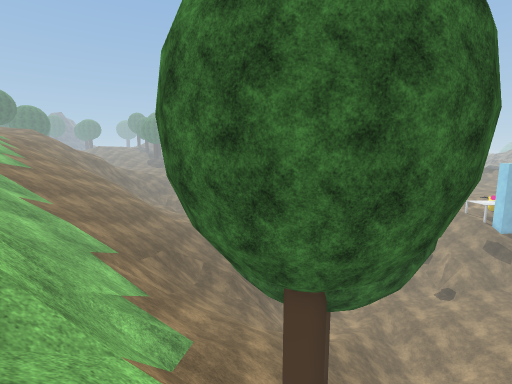
View 1 (above)

24 first-person views from a walk through a Unity game level. The camera is 1.4 m above the floor, tilts 8° down and sees 85° across. The floor is counted in squares, 1 m on a side. Each view is taken from the middle of a square. On the plan, view 1 faces up. The plan holds only what a view shows up to about 14 squares ahead; the rest is blank. The place goes on beyond the plan. Some trees and plants on the terrain are drawn as simple stand-ins. The player is left out. Surface patterns are stand-ins for the level's own textures.

View 2
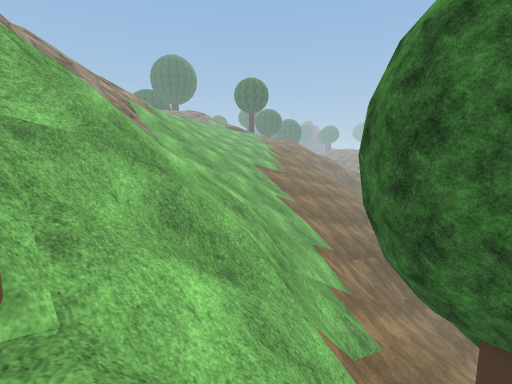

View 3
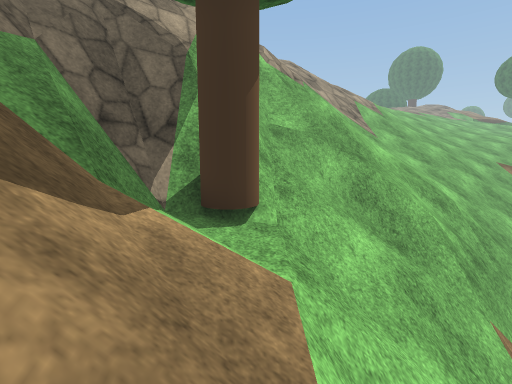

View 4
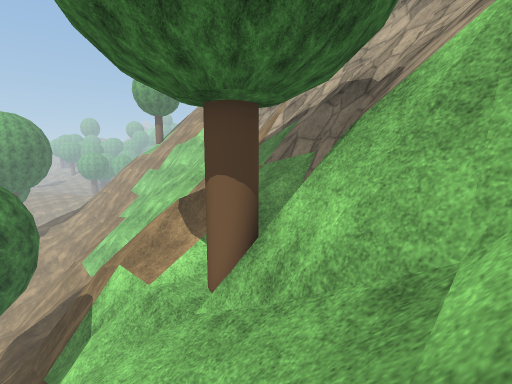

View 5
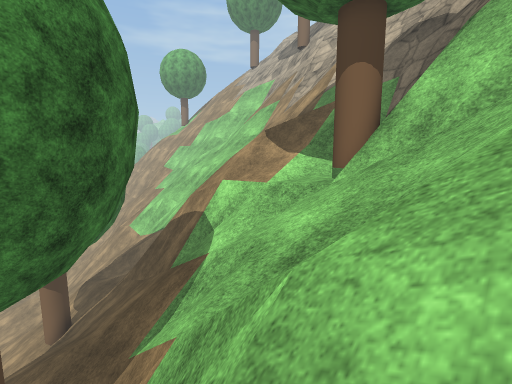

View 6
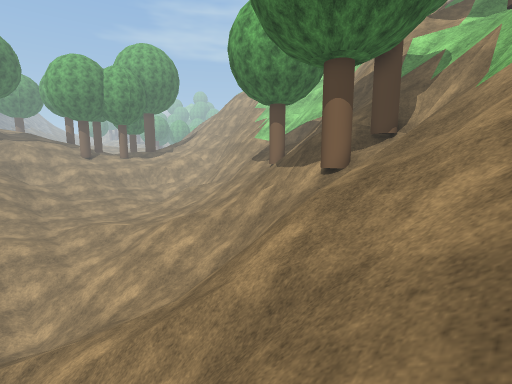

View 7
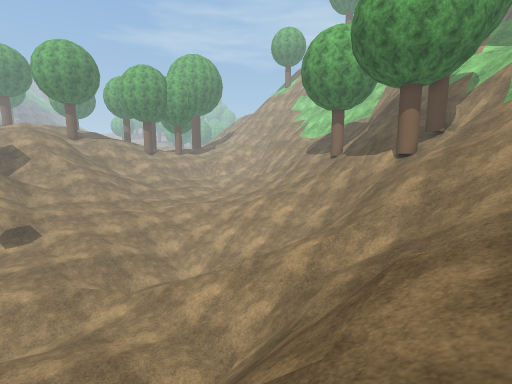

View 8
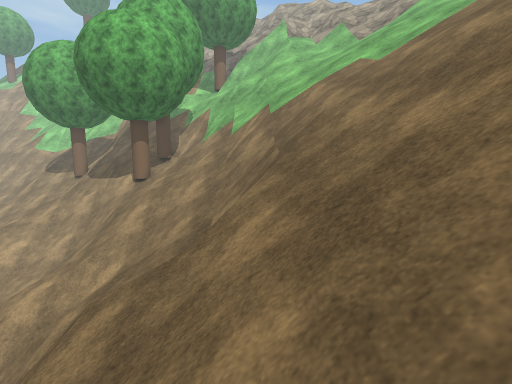

View 9
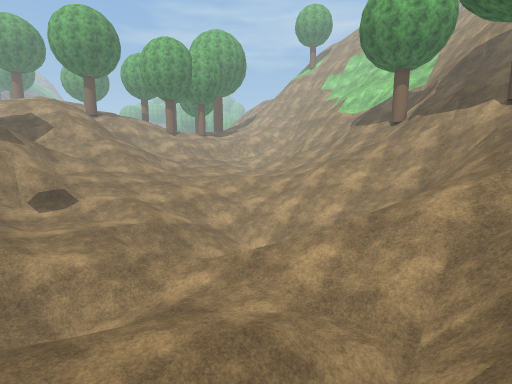

View 10
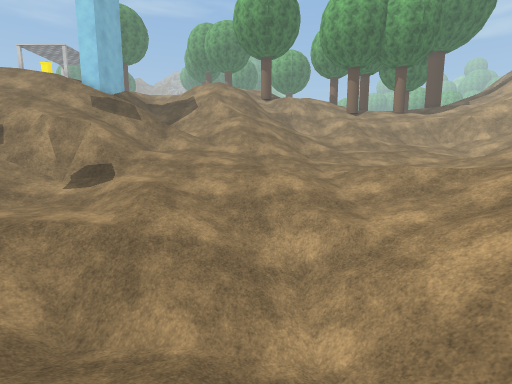

View 11
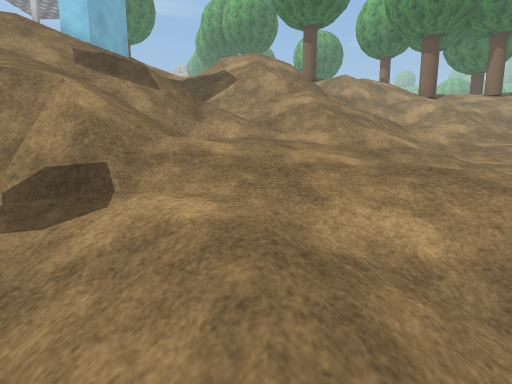

View 12
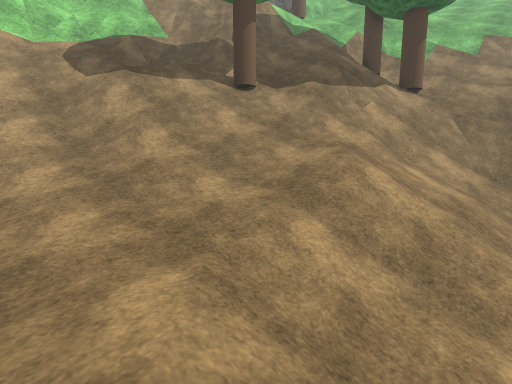

View 13
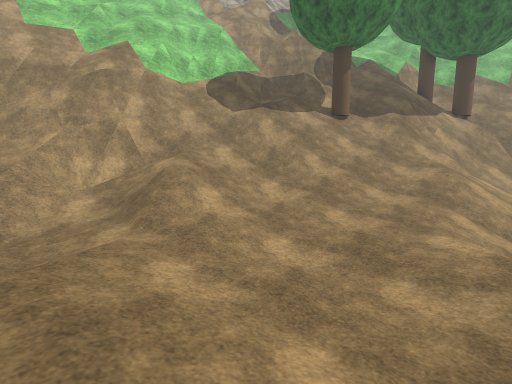

View 14
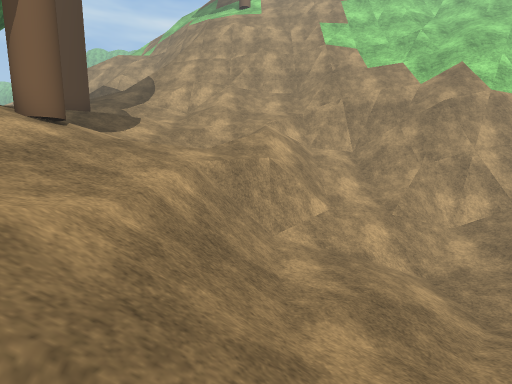

View 15
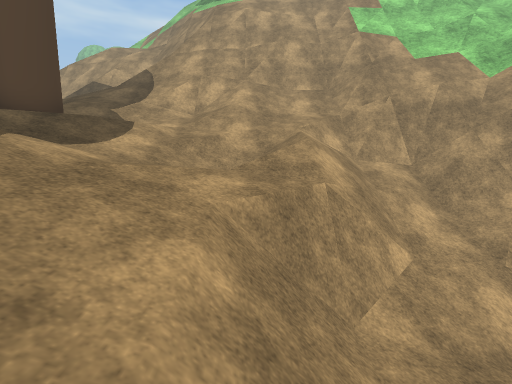

View 16
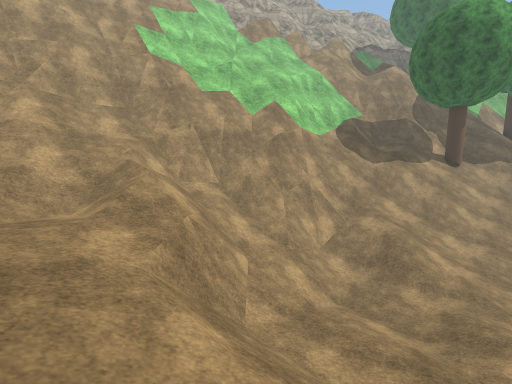

View 17
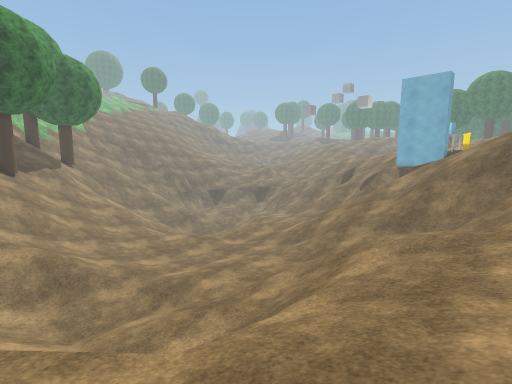

View 18
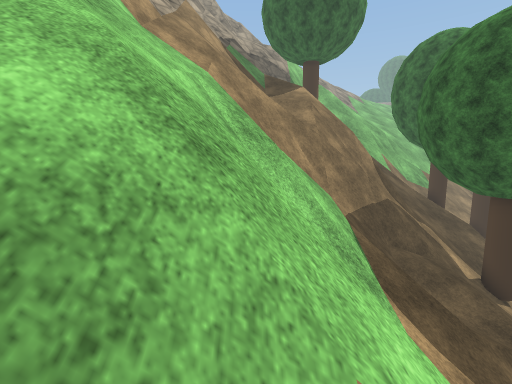

View 19
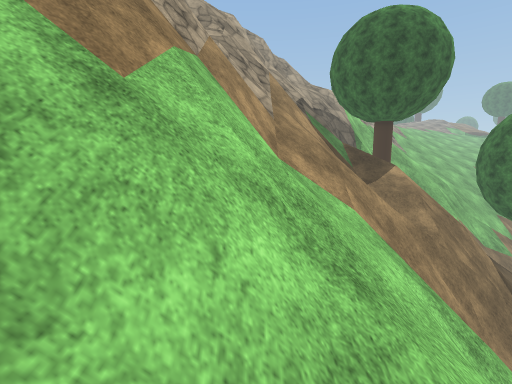

View 20
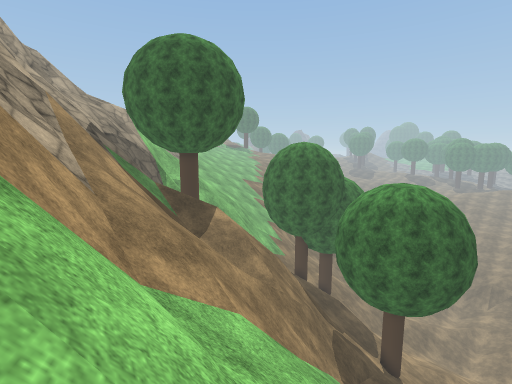

View 21
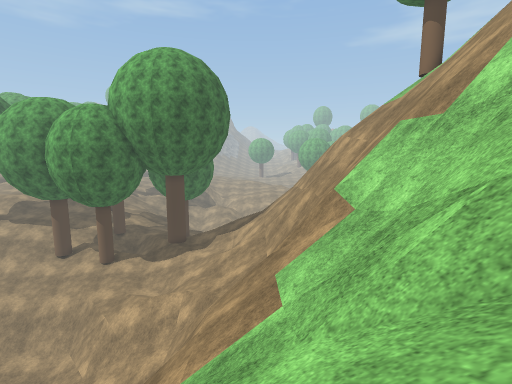

View 22
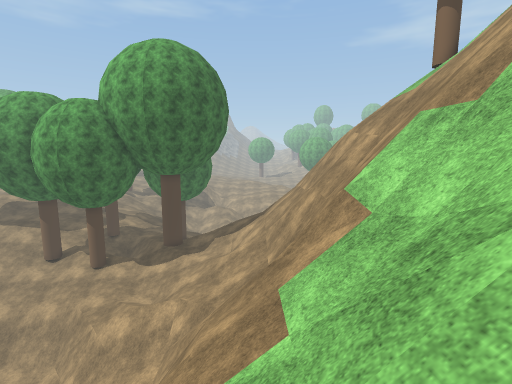

View 23
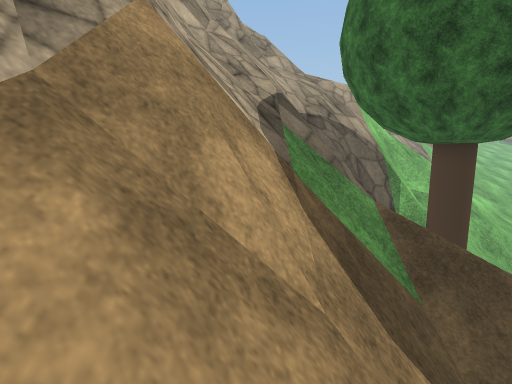

View 24
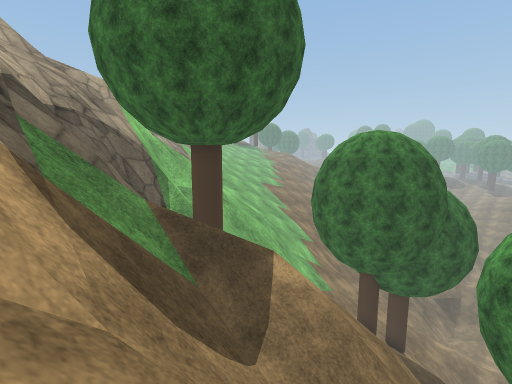

### Floor plan
Key: @ floor where view 1 was taken; # wall or solid block; x gap in a wall; . main floor; : floor 0.75 m higher than the main floor; - floor 1 m lower than the main floor; _ floor 1.75 m lower than the main floor; + floor 2.25 m higher than the main floor; < floor 2.5 m lower than the main floor; * floor 3 m higher than the main floor; % floor 4 m higher than the main floor; & floor 10.25 m higher than the main floor; / step, stairs or slope; = window, fence, low wall or low ledge; ^ raised ledge; v drop or lower ground; T tree.
Columns run from 11 left of view 1 to 30 right of it. Each row starts with its distance up from view 1.
 24       /     /   /_////////////////
 23      // /      /__/////////=v/////
 22     ////       __////_____/==/////  ///
 21    /////////= /_//<</____///////// ////
 20   //////////^=///_<////__////..////////
 19  /////////=.^=____/_//////-//..////=v////
 18  //////=  ===////// ///////-...////=/////
 17 ///////=///=/////// ///////-...//////////
 16 //////v=/////////// ///////..////////////
 15 ///////=////////// ////////..////////////
 14 /////////////// ///////////--//// ///////
 13 /////////////// ////////_//---.../////////
 12 ////////////////////////_///.-..//////  //
 11 ///////////////////////////........///  //
 10 //////////////////////////...-...../// /*/
  9 ////////////////////////....--.//..////**/
  8 ////////////TT//////////......./...///////
  7 /////////////T/////////////..////..////+**
  6 ////////////T//////////////.//./////://+//
  5 ////////====T//////////////////..//.://///
  4 //  ////=vxx///////T///////////..//.:////T
  3 /  ////////////////T/////////////////==///
  2 /  /////////////////////////////////=#*/*/
  1 =  /==///////======///%////////////////**/
  0 #  /==/////@====^^^=//////////=////////*//
 -1     =##==#&/////v=^=/==////==^#///////////
 -2     vvTT^#//////vv^==#////=====/////////%/
 -3    /////T##=//////v=#===/==////===v==/////
 -4    /////TT/////// v##v#===/////##=////////
 -5    /////v==/====  vv///==///////////////==
 -6   //////vv//=###//vv//==///////////////===
 -7   ==^=///////===////////////////=#^^^#^==/
 -8     #=//////=^#=///////////////=^^^^^^=#//
 -9     #= #^^##=v^^^^^^^^=////^#^^^^   vv##
-10          v vvvv^^^^^==////  ^^^^ ^=vvvvv

Positions as (right, up) in squares from view 1, and headings:
1: (0, 0), facing up
2: (1, -1), facing up-left
3: (3, -1), facing left
4: (-6, 2), facing down-right
5: (-5, 5), facing down-right
6: (-3, 16), facing down-right
7: (-3, 23), facing down-right
8: (-5, 24), facing down
9: (1, 24), facing down-right
10: (6, 16), facing right
11: (12, 19), facing right
12: (16, 12), facing down-left
13: (22, 11), facing down-left
14: (26, 10), facing down
15: (27, 7), facing down
16: (29, 7), facing down-left
17: (30, 2), facing up-left
18: (17, -5), facing left
19: (15, -9), facing left
20: (12, -10), facing up-left
21: (13, -6), facing right
22: (14, -6), facing right
23: (6, -7), facing left
24: (6, -7), facing up-left
